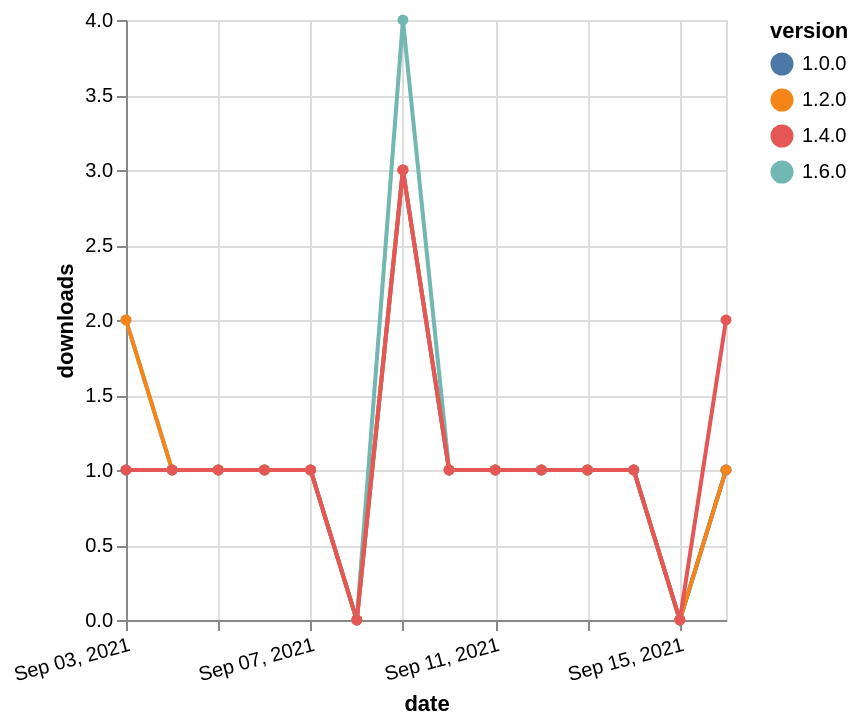

Write the Vega-Lite specification saved for this chart.
### Vega-Lite specification from a JSON file in a GitHub repository (floating-point values rounded to 4 significant figures)
{"$schema": "https://vega.github.io/schema/vega-lite/v5.json", "description": "A simple bar chart with embedded data.", "data": {"values": [{"date": "2021-09-03", "total": 124, "delta": 2, "version": "1.6.0"}, {"date": "2021-09-04", "total": 125, "delta": 1, "version": "1.6.0"}, {"date": "2021-09-05", "total": 126, "delta": 1, "version": "1.6.0"}, {"date": "2021-09-06", "total": 127, "delta": 1, "version": "1.6.0"}, {"date": "2021-09-07", "total": 128, "delta": 1, "version": "1.6.0"}, {"date": "2021-09-08", "total": 128, "delta": 0, "version": "1.6.0"}, {"date": "2021-09-09", "total": 132, "delta": 4, "version": "1.6.0"}, {"date": "2021-09-10", "total": 133, "delta": 1, "version": "1.6.0"}, {"date": "2021-09-11", "total": 134, "delta": 1, "version": "1.6.0"}, {"date": "2021-09-12", "total": 135, "delta": 1, "version": "1.6.0"}, {"date": "2021-09-13", "total": 136, "delta": 1, "version": "1.6.0"}, {"date": "2021-09-14", "total": 137, "delta": 1, "version": "1.6.0"}, {"date": "2021-09-15", "total": 137, "delta": 0, "version": "1.6.0"}, {"date": "2021-09-16", "total": 138, "delta": 1, "version": "1.6.0"}, {"date": "2021-09-03", "total": 204, "delta": 1, "version": "1.0.0"}, {"date": "2021-09-04", "total": 205, "delta": 1, "version": "1.0.0"}, {"date": "2021-09-05", "total": 206, "delta": 1, "version": "1.0.0"}, {"date": "2021-09-06", "total": 207, "delta": 1, "version": "1.0.0"}, {"date": "2021-09-07", "total": 208, "delta": 1, "version": "1.0.0"}, {"date": "2021-09-08", "total": 208, "delta": 0, "version": "1.0.0"}, {"date": "2021-09-09", "total": 211, "delta": 3, "version": "1.0.0"}, {"date": "2021-09-10", "total": 212, "delta": 1, "version": "1.0.0"}, {"date": "2021-09-11", "total": 213, "delta": 1, "version": "1.0.0"}, {"date": "2021-09-12", "total": 214, "delta": 1, "version": "1.0.0"}, {"date": "2021-09-13", "total": 215, "delta": 1, "version": "1.0.0"}, {"date": "2021-09-14", "total": 216, "delta": 1, "version": "1.0.0"}, {"date": "2021-09-15", "total": 216, "delta": 0, "version": "1.0.0"}, {"date": "2021-09-16", "total": 217, "delta": 1, "version": "1.0.0"}, {"date": "2021-09-03", "total": 178, "delta": 2, "version": "1.2.0"}, {"date": "2021-09-04", "total": 179, "delta": 1, "version": "1.2.0"}, {"date": "2021-09-05", "total": 180, "delta": 1, "version": "1.2.0"}, {"date": "2021-09-06", "total": 181, "delta": 1, "version": "1.2.0"}, {"date": "2021-09-07", "total": 182, "delta": 1, "version": "1.2.0"}, {"date": "2021-09-08", "total": 182, "delta": 0, "version": "1.2.0"}, {"date": "2021-09-09", "total": 185, "delta": 3, "version": "1.2.0"}, {"date": "2021-09-10", "total": 186, "delta": 1, "version": "1.2.0"}, {"date": "2021-09-11", "total": 187, "delta": 1, "version": "1.2.0"}, {"date": "2021-09-12", "total": 188, "delta": 1, "version": "1.2.0"}, {"date": "2021-09-13", "total": 189, "delta": 1, "version": "1.2.0"}, {"date": "2021-09-14", "total": 190, "delta": 1, "version": "1.2.0"}, {"date": "2021-09-15", "total": 190, "delta": 0, "version": "1.2.0"}, {"date": "2021-09-16", "total": 191, "delta": 1, "version": "1.2.0"}, {"date": "2021-09-03", "total": 206, "delta": 1, "version": "1.4.0"}, {"date": "2021-09-04", "total": 207, "delta": 1, "version": "1.4.0"}, {"date": "2021-09-05", "total": 208, "delta": 1, "version": "1.4.0"}, {"date": "2021-09-06", "total": 209, "delta": 1, "version": "1.4.0"}, {"date": "2021-09-07", "total": 210, "delta": 1, "version": "1.4.0"}, {"date": "2021-09-08", "total": 210, "delta": 0, "version": "1.4.0"}, {"date": "2021-09-09", "total": 213, "delta": 3, "version": "1.4.0"}, {"date": "2021-09-10", "total": 214, "delta": 1, "version": "1.4.0"}, {"date": "2021-09-11", "total": 215, "delta": 1, "version": "1.4.0"}, {"date": "2021-09-12", "total": 216, "delta": 1, "version": "1.4.0"}, {"date": "2021-09-13", "total": 217, "delta": 1, "version": "1.4.0"}, {"date": "2021-09-14", "total": 218, "delta": 1, "version": "1.4.0"}, {"date": "2021-09-15", "total": 218, "delta": 0, "version": "1.4.0"}, {"date": "2021-09-16", "total": 220, "delta": 2, "version": "1.4.0"}]}, "width": "container", "mark": {"type": "line", "point": {"filled": true}}, "encoding": {"x": {"field": "date", "type": "temporal", "timeUnit": "yearmonthdate", "title": "date", "axis": {"labelAngle": -15}}, "y": {"field": "delta", "type": "quantitative", "title": "downloads"}, "color": {"field": "version", "type": "nominal"}, "tooltip": {"field": "delta"}}}
